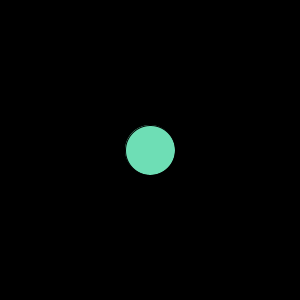
Frame 1 (no input)
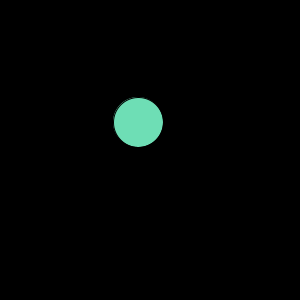
Frame 60 (the mouse pressed at the canvas centre just before this capture)
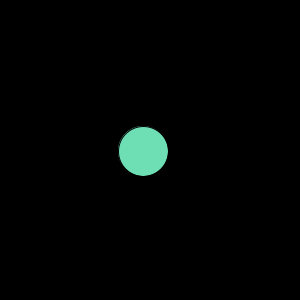
Frame 120 (the mouse held since frame 60 and released just before this capture)

The Processing sketch that drew these frames (run headless with seeded random() and noise(); from frame 60 on, the mouse is pressed at the canvas centre):

// Processing sketch: processing_72265
// ── processing_72265.pde

int x = 150;
int y = 150;
void setup()
{
  size(300,300);
  fill(110,222,181);
}
void draw()
{
  background(0);
  ellipse(x,y,50,50);
  x = x + int(random(-4,4));
  y = y + int(random(-4,4));
}
